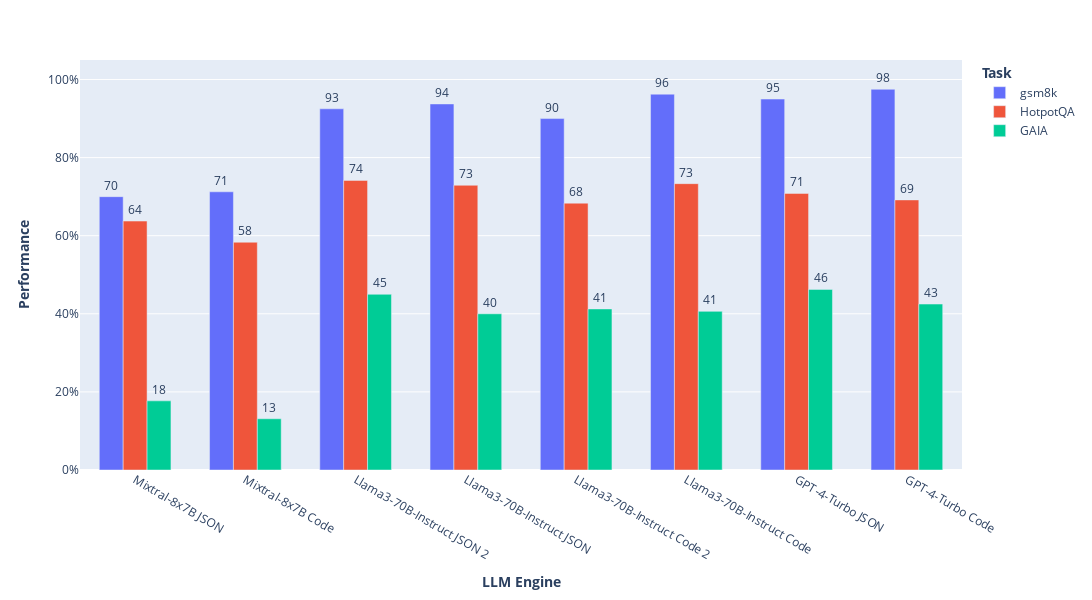

Here is the notebook cell this chart was saved with:
### Code cell
import plotly.express as px

aggregate = (
    result_df.groupby(["agent_name", "task"])[["aggregate_score"]].mean().reset_index()
)
aggregate["agent_name"] = aggregate["agent_name"].map(
    {
        "react_code_llama3-70b_06-may": "Llama3-70B-Instruct Code",
        "react_json_llama3-70b_06-may": "Llama3-70B-Instruct JSON",
        "react_code_llama3-70b_15-may": "Llama3-70B-Instruct Code 2",
        "react_json_llama3-70b_15-may": "Llama3-70B-Instruct JSON 2",
        "react_code_gpt4_06-may": "GPT-4-Turbo Code",
        "react_json_gpt4_06-may": "GPT-4-Turbo JSON",
        # "langchain_GPT-4_06-may": "Langchain: GPT4",
        # "langchain-llama3-70B_06-may": "Langchain: Llama3-70B-Instruct",
        # "react_json_command_r_06-may": "Command R+ JSON",
        # "react_code_command_r_06-may": "Command R+ Code",
        # "react_json_zephyr_large_06-may": "Zephyr-141B JSON",
        # "react_code_zephyr_large_06-may": "Zephyr-141B Code",
        "react_code_mixtral_8x7_06-may": "Mixtral-8x7B Code",
        "react_json_mixtral_8x7_06-may": "Mixtral-8x7B JSON",
    }
)
aggregate = aggregate.sort_values(["agent_name", "task"], ascending=False)
fig = px.bar(
    aggregate,
    x="agent_name",
    y="aggregate_score",
    color="task",
    labels={
        "agent_name": "<b>LLM Engine</b>",
        "task": "<b>Task</b>",
        "aggregate_score": "<b>Performance</b>",
        "eval_score_GPT4": "<b>Score</b>",
        "OS: Mixtral-8x7B Code": "<b>Mixtral-8x7B Code</b>",
    },
)
fig.update_layout(
    width=len(aggregate["agent_name"].unique()) * 100 + 200,
    height=600,
    barmode="group",
    bargap=0.35,
    bargroupgap=0.0,
    yaxis_range=[0, 105],
)
fig.update_traces(texttemplate="%{y:.0f}", textposition="outside")
fig.layout.yaxis.ticksuffix = "%"
fig.write_image("figures/aggregate_score.png", scale=3)
fig.show()

### Figure 1 — Plotly figure (JSON) as saved in the notebook; plotly's stock layout.template omitted (floating-point values rounded to 4 significant figures)
{"data": [{"alignmentgroup": "True", "hovertemplate": "<b>Task</b>=gsm8k<br><b>LLM Engine</b>=%{x}<br><b>Performance</b>=%{y}<extra></extra>", "legendgroup": "gsm8k", "marker": {"color": "#636efa", "pattern": {"shape": ""}}, "name": "gsm8k", "offsetgroup": "gsm8k", "orientation": "v", "showlegend": true, "textposition": "outside", "texttemplate": "%{y:.0f}", "type": "bar", "x": ["Mixtral-8x7B JSON", "Mixtral-8x7B Code", "Llama3-70B-Instruct JSON 2", "Llama3-70B-Instruct JSON", "Llama3-70B-Instruct Code 2", "Llama3-70B-Instruct Code", "GPT-4-Turbo JSON", "GPT-4-Turbo Code", null, null, null, null, null, null, null, null, null, null, null, null, null, null, null, null, null, null, null], "xaxis": "x", "y": [70, 71.25, 92.5, 93.75, 90, 96.25, 95, 97.5, 86.25, 75, 47.5, 86.25, 82.5, 72.5, 77.5, 97.5, 92.5, 62.5, 70, 67.5, 65, 52.5, 95, 95, 60, 72.5, 60], "yaxis": "y"}, {"alignmentgroup": "True", "hovertemplate": "<b>Task</b>=HotpotQA<br><b>LLM Engine</b>=%{x}<br><b>Performance</b>=%{y}<extra></extra>", "legendgroup": "HotpotQA", "marker": {"color": "#EF553B", "pattern": {"shape": ""}}, "name": "HotpotQA", "offsetgroup": "HotpotQA", "orientation": "v", "showlegend": true, "textposition": "outside", "texttemplate": "%{y:.0f}", "type": "bar", "x": ["Mixtral-8x7B JSON", "Mixtral-8x7B Code", "Llama3-70B-Instruct JSON 2", "Llama3-70B-Instruct JSON", "Llama3-70B-Instruct Code 2", "Llama3-70B-Instruct Code", "GPT-4-Turbo JSON", "GPT-4-Turbo Code", null, null, null, null, null, null, null, null, null, null, null, null, null, null, null, null, null, null, null, null, null, null, null, null, null, null, null, null, null, null, null, null], "xaxis": "x", "y": [63.75, 58.33, 74.17, 72.92, 68.33, 73.33, 70.83, 69.17, 60.42, 45.83, 60, 74.17, 71.67, 63.33, 67.5, 60.83, 73.33, 69.17, 68.33, 65.83, 60.83, 58.33, 61.67, 63.33, 24.17, 42.5, 51.67, 45, 44.17, 70.83, 77.5, 68.33, 78.33, 71.67, 65.83, 74.17, 61.25, 65.83, 55.83, 47.5], "yaxis": "y"}, {"alignmentgroup": "True", "hovertemplate": "<b>Task</b>=GAIA<br><b>LLM Engine</b>=%{x}<br><b>Performance</b>=%{y}<extra></extra>", "legendgroup": "GAIA", "marker": {"color": "#00cc96", "pattern": {"shape": ""}}, "name": "GAIA", "offsetgroup": "GAIA", "orientation": "v", "showlegend": true, "textposition": "outside", "texttemplate": "%{y:.0f}", "type": "bar", "x": ["Mixtral-8x7B JSON", "Mixtral-8x7B Code", "Llama3-70B-Instruct JSON 2", "Llama3-70B-Instruct JSON", "Llama3-70B-Instruct Code 2", "Llama3-70B-Instruct Code", "GPT-4-Turbo JSON", "GPT-4-Turbo Code", null, null, null, null, null, null, null, null, null, null, null, null, null, null, null, null, null, null, null, null, null, null, null, null, null, null, null, null, null, null, null, null], "xaxis": "x", "y": [17.71, 13.12, 45, 40, 41.25, 40.62, 46.25, 42.5, 36.88, 26.25, 17.5, 50, 41.25, 0, 22.5, 51.25, 60, 38.75, 35, 32.35, 32.5, 30, 36.25, 26.25, 3.75, 0, 7.5, 18.75, 17.5, 13.75, 28.75, 42.5, 37.5, 40.91, 26.25, 37.5, 15, 16.67, 7.5, 21.25], "yaxis": "y"}], "layout": {"bargap": 0.35, "bargroupgap": 0, "barmode": "group", "height": 600, "legend": {"title": {"text": "<b>Task</b>"}, "tracegroupgap": 0}, "margin": {"t": 60}, "width": 1100, "xaxis": {"anchor": "y", "domain": [0, 1], "title": {"text": "<b>LLM Engine</b>"}}, "yaxis": {"anchor": "x", "domain": [0, 1], "range": [0, 105], "ticksuffix": "%", "title": {"text": "<b>Performance</b>"}}}}
